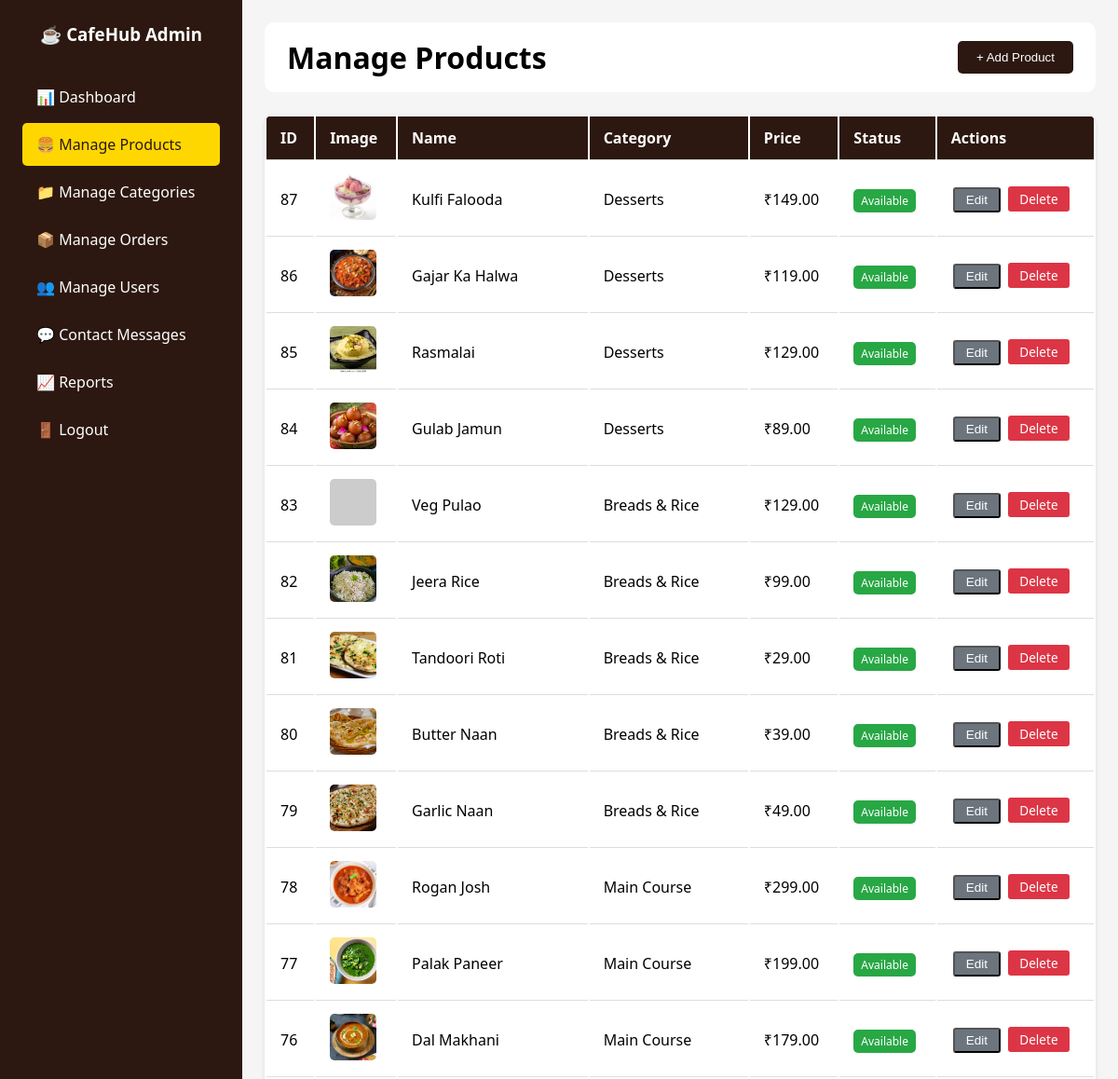
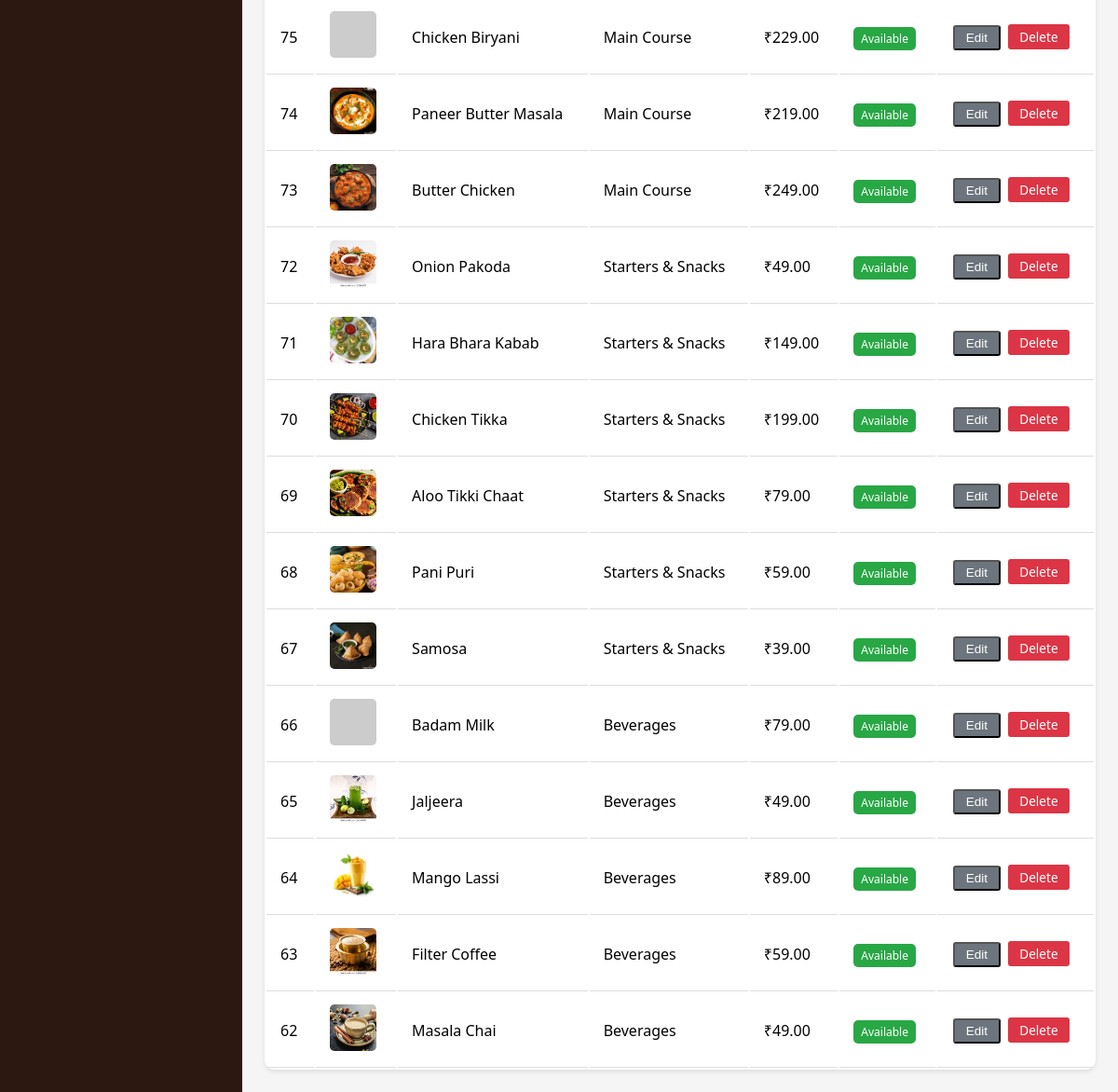
The page /admin/manage_products.php (signed in) on the database its author committed (2 pictures, top to bottom).
### tables this page shows
CREATE TABLE `menu_items` (
  `id` int(11) NOT NULL,
  `name` varchar(100) NOT NULL,
  `description` text DEFAULT NULL,
  `price` decimal(10,2) NOT NULL,
  `image` varchar(255) DEFAULT NULL,
  `category_id` int(11) DEFAULT NULL,
  `is_available` tinyint(1) DEFAULT 1,
  `created_at` timestamp NOT NULL DEFAULT current_timestamp()
);

CREATE TABLE `categories` (
  `id` int(11) NOT NULL,
  `name` varchar(50) NOT NULL,
  `created_at` timestamp NOT NULL DEFAULT current_timestamp()
);

### admin/manage_products.php (the view, shortened to what this page needs)
<?php
require_once '../config/database.php';
$items = $pdo->query("SELECT m.*, c.name as category_name FROM menu_items m LEFT JOIN categories c ON m.category_id = c.id ORDER BY m.id DESC")->fetchAll();
?>
<!DOCTYPE html>
<html lang="en">
<head>
    <link rel="stylesheet" href="../css/admin.css">
</head>
<body>
    <div class="admin-container">
        <div class="admin-sidebar">
            <h3>☕ CafeHub Admin</h3>
            <ul>
                <li><a href="dashboard.php">📊 Dashboard</a></li>
                <li><a href="manage_products.php" class="active">🍔 Manage Products</a></li>
                <li><a href="manage_categories.php">📁 Manage Categories</a></li>
                <li><a href="orders.php">📦 Manage Orders</a></li>
                <li><a href="users.php">👥 Manage Users</a></li>
                <li><a href="contact_messages.php">💬 Contact Messages</a></li>
                <li><a href="reports.php">📈 Reports</a></li>
                <li><a href="logout.php">🚪 Logout</a></li>
            </ul>
        </div>
        <div class="admin-main">
            <div class="admin-header">
                <h1>Manage Products</h1>
                <button onclick="openAddModal()" class="btn-primary">+ Add Product</button>
            </div>
            <table class="admin-table">
                <thead>
                    <tr>
                        <th>ID</th>
                        <th>Image</th>
                        <th>Name</th>
                        <th>Category</th>
                        <th>Price</th>
                        <th>Status</th>
                        <th>Actions</th>
                    </tr>
                </thead>
                <tbody>
                    <?php foreach($items as $item): ?>
                    <tr>
                        <td><?php echo $item['id']; ?></td>
                        <td>
                            <img src="../images/<?php echo $item['image']; ?>" width="50" height="50" style="object-fit:cover; border-radius:5px;"
                                 onerror="this.src='https://via.placeholder.com/50'">
                        </td>
                        <td><?php echo htmlspecialchars($item['name']); ?></td>
                        <td><?php echo $item['category_name']; ?></td>
                        <td>₹<?php echo number_format($item['price'], 2); ?></td>
                        <td>
                            <span class="status <?php echo $item['is_available'] ? 'available' : 'unavailable'; ?>">
                                <?php echo $item['is_available'] ? 'Available' : 'Unavailable'; ?>
                            </span>
                        </td>
                        <td>
                            <button onclick="editProduct(<?php echo htmlspecialchars(json_encode($item)); ?>)" class="btn-sm">Edit</button>
                            <a href="?delete=<?php echo $item['id']; ?>" onclick="return confirm('Delete this item?')" class="btn-sm btn-danger">Delete</a>
                        </td>
                    </tr>
                    <?php endforeach; ?>
                </tbody>
            </table>
        </div>
    </div>
</body>
</html>

### css/admin.css (style rules this page uses)
* { margin: 0; padding: 0; box-sizing: border-box; }
body { font-family: 'Segoe UI', Tahoma, Geneva, Verdana, sans-serif; background: #f5f5f5; }
.admin-container { display: flex; min-height: 100vh; }
.admin-sidebar { width: 260px; background: #2c1810; color: white; padding: 1.5rem; }
.admin-sidebar h3 { margin-bottom: 2rem; text-align: center; }
.admin-sidebar ul { list-style: none; }
.admin-sidebar li a { display: block; padding: 12px 15px; color: white; text-decoration: none; border-radius: 5px; margin: 5px 0; transition: background 0.3s; }
.admin-sidebar li a:hover, .admin-sidebar li a.active { background: #ffd700; color: #2c1810; }
.admin-main { flex: 1; background: #f5f5f5; padding: 1.5rem; }
.admin-header { background: white; padding: 1rem 1.5rem; border-radius: 10px; margin-bottom: 1.5rem; display: flex; justify-content: space-between; align-items: center; }
.admin-table { width: 100%; background: white; border-radius: 10px; overflow: hidden; box-shadow: 0 2px 5px rgba(0,0,0,0.1); }
.admin-table th, .admin-table td { padding: 12px 15px; text-align: left; border-bottom: 1px solid #ddd; }
.admin-table th { background: #2c1810; color: white; }
.btn-sm { padding: 4px 12px; background: #6c757d; color: white; text-decoration: none; border-radius: 3px; font-size: 0.85rem; display: inline-block; margin: 0 2px; }
.btn-danger { background: #dc3545; }
.btn-primary { background: #2c1810; color: white; padding: 10px 20px; border: none; border-radius: 5px; cursor: pointer; }

### admin/manage_products.php (style rules this page uses)
.status.available { background: #28a745; color: white; padding: 4px 8px; border-radius: 5px; font-size: 12px; }

### rows shown on the page
menu_items: id "87", image (picture), name "Kulfi Falooda", category.name "Desserts", price "149.00", is_available "Available"
menu_items: id "86", image (picture), name "Gajar Ka Halwa", category.name "Desserts", price "119.00", is_available "Available"
menu_items: id "85", image (picture), name "Rasmalai", category.name "Desserts", price "129.00", is_available "Available"
menu_items: id "84", image (picture), name "Gulab Jamun", category.name "Desserts", price "89.00", is_available "Available"
menu_items: id "83", name "Veg Pulao", category.name "Breads & Rice", price "129.00", is_available "Available"
menu_items: id "82", image (picture), name "Jeera Rice", category.name "Breads & Rice", price "99.00", is_available "Available"
menu_items: id "81", image (picture), name "Tandoori Roti", category.name "Breads & Rice", price "29.00", is_available "Available"
menu_items: id "80", image (picture), name "Butter Naan", category.name "Breads & Rice", price "39.00", is_available "Available"
menu_items: id "79", image (picture), name "Garlic Naan", category.name "Breads & Rice", price "49.00", is_available "Available"
menu_items: id "78", image (picture), name "Rogan Josh", category.name "Main Course", price "299.00", is_available "Available"
menu_items: id "77", image (picture), name "Palak Paneer", category.name "Main Course", price "199.00", is_available "Available"
menu_items: id "76", image (picture), name "Dal Makhani", category.name "Main Course", price "179.00", is_available "Available"
menu_items: id "75", name "Chicken Biryani", category.name "Main Course", price "229.00", is_available "Available"
menu_items: id "74", image (picture), name "Paneer Butter Masala", category.name "Main Course", price "219.00", is_available "Available"
menu_items: id "73", image (picture), name "Butter Chicken", category.name "Main Course", price "249.00", is_available "Available"
menu_items: id "72", image (picture), name "Onion Pakoda", category.name "Starters & Snacks", price "49.00", is_available "Available"
menu_items: id "71", image (picture), name "Hara Bhara Kabab", category.name "Starters & Snacks", price "149.00", is_available "Available"
menu_items: id "70", image (picture), name "Chicken Tikka", category.name "Starters & Snacks", price "199.00", is_available "Available"
menu_items: id "69", image (picture), name "Aloo Tikki Chaat", category.name "Starters & Snacks", price "79.00", is_available "Available"
menu_items: id "68", image (picture), name "Pani Puri", category.name "Starters & Snacks", price "59.00", is_available "Available"
menu_items: id "67", image (picture), name "Samosa", category.name "Starters & Snacks", price "39.00", is_available "Available"
menu_items: id "66", name "Badam Milk", category.name "Beverages", price "79.00", is_available "Available"
menu_items: id "65", image (picture), name "Jaljeera", category.name "Beverages", price "49.00", is_available "Available"
menu_items: id "64", image (picture), name "Mango Lassi", category.name "Beverages", price "89.00", is_available "Available"
menu_items: id "63", image (picture), name "Filter Coffee", category.name "Beverages", price "59.00", is_available "Available"
menu_items: id "62", image (picture), name "Masala Chai", category.name "Beverages", price "49.00", is_available "Available"
